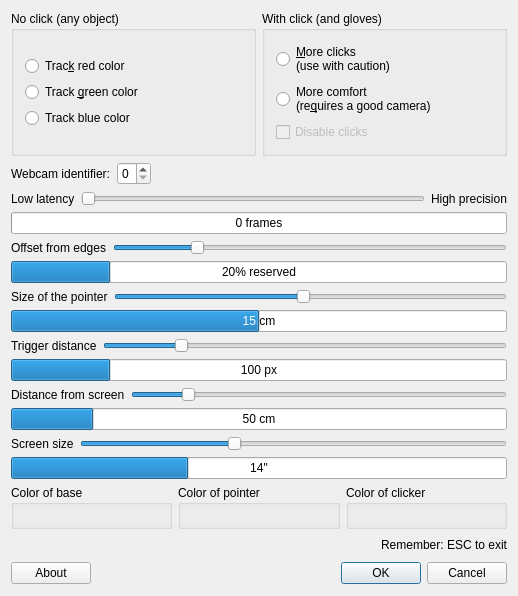
<?xml version="1.0" encoding="UTF-8"?>
<ui version="4.0">
 <class>MainWindow</class>
 <widget class="QMainWindow" name="MainWindow">
  <property name="enabled">
   <bool>true</bool>
  </property>
  <property name="geometry">
   <rect>
    <x>0</x>
    <y>0</y>
    <width>518</width>
    <height>596</height>
   </rect>
  </property>
  <property name="minimumSize">
   <size>
    <width>350</width>
    <height>150</height>
   </size>
  </property>
  <property name="contextMenuPolicy">
   <enum>Qt::PreventContextMenu</enum>
  </property>
  <property name="windowTitle">
   <string>webCAMotion - Select working method</string>
  </property>
  <property name="animated">
   <bool>true</bool>
  </property>
  <property name="tabShape">
   <enum>QTabWidget::Rounded</enum>
  </property>
  <widget class="QWidget" name="centralWidget">
   <property name="contextMenuPolicy">
    <enum>Qt::NoContextMenu</enum>
   </property>
   <layout class="QVBoxLayout" name="verticalLayout_16">
    <item>
     <layout class="QVBoxLayout" name="verticalLayout_10">
      <item>
       <layout class="QVBoxLayout" name="verticalLayout_9">
        <item>
         <layout class="QVBoxLayout" name="verticalLayout_3">
          <item>
           <layout class="QVBoxLayout" name="Top">
            <item>
             <layout class="QHBoxLayout" name="horizontalLayout_2">
              <property name="sizeConstraint">
               <enum>QLayout::SetMaximumSize</enum>
              </property>
              <item>
               <widget class="QGroupBox" name="gnc">
                <property name="title">
                 <string>No click (any object)</string>
                </property>
                <layout class="QVBoxLayout" name="verticalLayout_11">
                 <item>
                  <layout class="QVBoxLayout" name="verticalLayout_2">
                   <item>
                    <widget class="QRadioButton" name="rncred">
                     <property name="text">
                      <string>Trac&amp;k red color</string>
                     </property>
                     <attribute name="buttonGroup">
                      <string notr="true">buttonGroup</string>
                     </attribute>
                    </widget>
                   </item>
                   <item>
                    <widget class="QRadioButton" name="rncgreen">
                     <property name="text">
                      <string>Track &amp;green color</string>
                     </property>
                     <attribute name="buttonGroup">
                      <string notr="true">buttonGroup</string>
                     </attribute>
                    </widget>
                   </item>
                   <item>
                    <widget class="QRadioButton" name="rncblue">
                     <property name="text">
                      <string>Track blue color</string>
                     </property>
                     <attribute name="buttonGroup">
                      <string notr="true">buttonGroup</string>
                     </attribute>
                    </widget>
                   </item>
                  </layout>
                 </item>
                </layout>
               </widget>
              </item>
              <item>
               <widget class="QGroupBox" name="groupBox">
                <property name="title">
                 <string>With click (and gloves)</string>
                </property>
                <layout class="QVBoxLayout" name="verticalLayout_12">
                 <item>
                  <layout class="QVBoxLayout" name="verticalLayout">
                   <item>
                    <widget class="QRadioButton" name="radiomc">
                     <property name="text">
                      <string>&amp;More clicks
(use with caution)</string>
                     </property>
                     <attribute name="buttonGroup">
                      <string notr="true">buttonGroup</string>
                     </attribute>
                    </widget>
                   </item>
                   <item>
                    <widget class="QRadioButton" name="radioconf">
                     <property name="text">
                      <string>More comfort 
(re&amp;quires a good camera)</string>
                     </property>
                     <attribute name="buttonGroup">
                      <string notr="true">buttonGroup</string>
                     </attribute>
                    </widget>
                   </item>
                   <item>
                    <widget class="QCheckBox" name="checkBox">
                     <property name="enabled">
                      <bool>false</bool>
                     </property>
                     <property name="text">
                      <string>Disable clicks</string>
                     </property>
                    </widget>
                   </item>
                  </layout>
                 </item>
                </layout>
               </widget>
              </item>
             </layout>
            </item>
            <item>
             <layout class="QHBoxLayout" name="horizontalLayout_3">
              <item>
               <widget class="QLabel" name="label_2">
                <property name="text">
                 <string>Webcam identifier:</string>
                </property>
               </widget>
              </item>
              <item>
               <widget class="QSpinBox" name="spinBox">
                <property name="minimum">
                 <number>0</number>
                </property>
                <property name="maximum">
                 <number>9</number>
                </property>
               </widget>
              </item>
              <item>
               <widget class="QLabel" name="label_5">
                <property name="text">
                 <string/>
                </property>
               </widget>
              </item>
              <item>
               <spacer name="horizontalSpacer_4">
                <property name="orientation">
                 <enum>Qt::Horizontal</enum>
                </property>
                <property name="sizeHint" stdset="0">
                 <size>
                  <width>40</width>
                  <height>20</height>
                 </size>
                </property>
               </spacer>
              </item>
             </layout>
            </item>
           </layout>
          </item>
          <item>
           <layout class="QVBoxLayout" name="Latency">
            <item>
             <layout class="QHBoxLayout" name="horizontalLayout_4">
              <item>
               <widget class="QLabel" name="label_3">
                <property name="text">
                 <string>Low latency</string>
                </property>
               </widget>
              </item>
              <item>
               <widget class="QSlider" name="horizontalSlider">
                <property name="maximum">
                 <number>30</number>
                </property>
                <property name="pageStep">
                 <number>5</number>
                </property>
                <property name="value">
                 <number>0</number>
                </property>
                <property name="orientation">
                 <enum>Qt::Horizontal</enum>
                </property>
               </widget>
              </item>
              <item>
               <widget class="QLabel" name="label_4">
                <property name="text">
                 <string>High precision</string>
                </property>
               </widget>
              </item>
             </layout>
            </item>
            <item>
             <widget class="QProgressBar" name="progressBar">
              <property name="maximum">
               <number>30</number>
              </property>
              <property name="value">
               <number>0</number>
              </property>
              <property name="format">
               <string>%v frames</string>
              </property>
             </widget>
            </item>
           </layout>
          </item>
         </layout>
        </item>
        <item>
         <layout class="QVBoxLayout" name="verticalLayout_8">
          <item>
           <layout class="QVBoxLayout" name="verticalLayout_6">
            <item>
             <layout class="QVBoxLayout" name="Offset">
              <item>
               <layout class="QHBoxLayout" name="horizontalLayout_5">
                <item>
                 <widget class="QLabel" name="label_6">
                  <property name="text">
                   <string>Offset from edges</string>
                  </property>
                 </widget>
                </item>
                <item>
                 <widget class="QSlider" name="horizontalSlider_2">
                  <property name="maximum">
                   <number>49</number>
                  </property>
                  <property name="pageStep">
                   <number>5</number>
                  </property>
                  <property name="value">
                   <number>10</number>
                  </property>
                  <property name="orientation">
                   <enum>Qt::Horizontal</enum>
                  </property>
                 </widget>
                </item>
               </layout>
              </item>
              <item>
               <widget class="QProgressBar" name="progressBar_2">
                <property name="maximum">
                 <number>50</number>
                </property>
                <property name="value">
                 <number>10</number>
                </property>
                <property name="format">
                 <string>%p% reserved</string>
                </property>
               </widget>
              </item>
             </layout>
            </item>
            <item>
             <layout class="QVBoxLayout" name="verticalLayout_5">
              <item>
               <layout class="QVBoxLayout" name="Sizeofpointer">
                <item>
                 <layout class="QHBoxLayout" name="horizontalLayout_9">
                  <item>
                   <widget class="QLabel" name="lsotp">
                    <property name="text">
                     <string>Size of the pointer</string>
                    </property>
                   </widget>
                  </item>
                  <item>
                   <widget class="QSlider" name="ssotp">
                    <property name="minimum">
                     <number>1</number>
                    </property>
                    <property name="maximum">
                     <number>30</number>
                    </property>
                    <property name="pageStep">
                     <number>3</number>
                    </property>
                    <property name="value">
                     <number>15</number>
                    </property>
                    <property name="orientation">
                     <enum>Qt::Horizontal</enum>
                    </property>
                   </widget>
                  </item>
                 </layout>
                </item>
                <item>
                 <widget class="QProgressBar" name="psotp">
                  <property name="maximum">
                   <number>30</number>
                  </property>
                  <property name="value">
                   <number>15</number>
                  </property>
                  <property name="format">
                   <string>%v cm</string>
                  </property>
                 </widget>
                </item>
               </layout>
              </item>
              <item>
               <layout class="QVBoxLayout" name="TriggerDistance">
                <item>
                 <layout class="QHBoxLayout" name="horizontalLayout_8">
                  <item>
                   <widget class="QLabel" name="ltd">
                    <property name="text">
                     <string>Trigger distance</string>
                    </property>
                   </widget>
                  </item>
                  <item>
                   <widget class="QSlider" name="std">
                    <property name="minimum">
                     <number>10</number>
                    </property>
                    <property name="maximum">
                     <number>500</number>
                    </property>
                    <property name="singleStep">
                     <number>20</number>
                    </property>
                    <property name="value">
                     <number>100</number>
                    </property>
                    <property name="orientation">
                     <enum>Qt::Horizontal</enum>
                    </property>
                   </widget>
                  </item>
                 </layout>
                </item>
                <item>
                 <widget class="QProgressBar" name="ptd">
                  <property name="maximum">
                   <number>500</number>
                  </property>
                  <property name="value">
                   <number>100</number>
                  </property>
                  <property name="format">
                   <string>%v px</string>
                  </property>
                 </widget>
                </item>
               </layout>
              </item>
             </layout>
            </item>
           </layout>
          </item>
          <item>
           <layout class="QVBoxLayout" name="verticalLayout_4">
            <item>
             <layout class="QVBoxLayout" name="DistanceFromScreen">
              <item>
               <layout class="QHBoxLayout" name="horizontalLayout_7">
                <item>
                 <widget class="QLabel" name="ldfc">
                  <property name="text">
                   <string>Distance from screen</string>
                  </property>
                 </widget>
                </item>
                <item>
                 <widget class="QSlider" name="sdfc">
                  <property name="minimum">
                   <number>10</number>
                  </property>
                  <property name="maximum">
                   <number>300</number>
                  </property>
                  <property name="value">
                   <number>50</number>
                  </property>
                  <property name="orientation">
                   <enum>Qt::Horizontal</enum>
                  </property>
                 </widget>
                </item>
               </layout>
              </item>
              <item>
               <widget class="QProgressBar" name="pdfc">
                <property name="maximum">
                 <number>300</number>
                </property>
                <property name="value">
                 <number>50</number>
                </property>
                <property name="format">
                 <string>%v cm</string>
                </property>
               </widget>
              </item>
             </layout>
            </item>
            <item>
             <layout class="QVBoxLayout" name="ScreenSize">
              <item>
               <layout class="QHBoxLayout" name="horizontalLayout_10">
                <item>
                 <widget class="QLabel" name="lscrsz">
                  <property name="text">
                   <string>Screen size</string>
                  </property>
                 </widget>
                </item>
                <item>
                 <widget class="QSlider" name="sscrsz">
                  <property name="minimum">
                   <number>4</number>
                  </property>
                  <property name="maximum">
                   <number>32</number>
                  </property>
                  <property name="value">
                   <number>14</number>
                  </property>
                  <property name="orientation">
                   <enum>Qt::Horizontal</enum>
                  </property>
                 </widget>
                </item>
               </layout>
              </item>
              <item>
               <widget class="QProgressBar" name="pscrsz">
                <property name="minimum">
                 <number>4</number>
                </property>
                <property name="maximum">
                 <number>32</number>
                </property>
                <property name="value">
                 <number>14</number>
                </property>
                <property name="format">
                 <string>%v&quot;</string>
                </property>
               </widget>
              </item>
             </layout>
            </item>
            <item>
             <layout class="QHBoxLayout" name="gCConf">
              <item>
               <widget class="QGroupBox" name="gB">
                <property name="title">
                 <string>Color of base</string>
                </property>
                <layout class="QVBoxLayout" name="verticalLayout_13">
                 <item>
                  <widget class="QRadioButton" name="rBR">
                   <property name="text">
                    <string>Red</string>
                   </property>
                  </widget>
                 </item>
                 <item>
                  <widget class="QRadioButton" name="rBG">
                   <property name="text">
                    <string>Green</string>
                   </property>
                  </widget>
                 </item>
                 <item>
                  <widget class="QRadioButton" name="rBB">
                   <property name="text">
                    <string>B&amp;lue</string>
                   </property>
                  </widget>
                 </item>
                 <item>
                  <widget class="QRadioButton" name="rBfiller">
                   <property name="text">
                    <string>rBfiller</string>
                   </property>
                  </widget>
                 </item>
                </layout>
               </widget>
              </item>
              <item>
               <widget class="QGroupBox" name="gP">
                <property name="title">
                 <string>Color of pointer</string>
                </property>
                <layout class="QVBoxLayout" name="verticalLayout_15">
                 <item>
                  <widget class="QRadioButton" name="rPR">
                   <property name="text">
                    <string>Red</string>
                   </property>
                  </widget>
                 </item>
                 <item>
                  <widget class="QRadioButton" name="rPG">
                   <property name="text">
                    <string>Green</string>
                   </property>
                  </widget>
                 </item>
                 <item>
                  <widget class="QRadioButton" name="rPB">
                   <property name="text">
                    <string>Blue</string>
                   </property>
                  </widget>
                 </item>
                 <item>
                  <widget class="QRadioButton" name="rPfiller">
                   <property name="text">
                    <string>rPfiller</string>
                   </property>
                  </widget>
                 </item>
                </layout>
               </widget>
              </item>
              <item>
               <widget class="QGroupBox" name="gC">
                <property name="title">
                 <string>Color of clicker</string>
                </property>
                <layout class="QVBoxLayout" name="verticalLayout_14">
                 <item>
                  <widget class="QRadioButton" name="rCR">
                   <property name="text">
                    <string>Red</string>
                   </property>
                  </widget>
                 </item>
                 <item>
                  <widget class="QRadioButton" name="rCG">
                   <property name="text">
                    <string>Green</string>
                   </property>
                  </widget>
                 </item>
                 <item>
                  <widget class="QRadioButton" name="rCB">
                   <property name="text">
                    <string>Blue</string>
                   </property>
                  </widget>
                 </item>
                 <item>
                  <widget class="QRadioButton" name="rCfiller">
                   <property name="text">
                    <string>rCfiller</string>
                   </property>
                  </widget>
                 </item>
                </layout>
               </widget>
              </item>
             </layout>
            </item>
           </layout>
          </item>
         </layout>
        </item>
       </layout>
      </item>
      <item>
       <spacer name="verticalSpacer_2">
        <property name="orientation">
         <enum>Qt::Vertical</enum>
        </property>
        <property name="sizeHint" stdset="0">
         <size>
          <width>13</width>
          <height>13</height>
         </size>
        </property>
       </spacer>
      </item>
      <item>
       <layout class="QVBoxLayout" name="Bottom">
        <item>
         <layout class="QVBoxLayout" name="verticalLayout_7">
          <item>
           <spacer name="verticalSpacer">
            <property name="orientation">
             <enum>Qt::Vertical</enum>
            </property>
            <property name="sizeHint" stdset="0">
             <size>
              <width>0</width>
              <height>0</height>
             </size>
            </property>
           </spacer>
          </item>
          <item>
           <layout class="QHBoxLayout" name="horizontalLayout_6">
            <item>
             <spacer name="horizontalSpacer_2">
              <property name="orientation">
               <enum>Qt::Horizontal</enum>
              </property>
              <property name="sizeHint" stdset="0">
               <size>
                <width>40</width>
                <height>20</height>
               </size>
              </property>
             </spacer>
            </item>
            <item>
             <widget class="QLabel" name="label_7">
              <property name="text">
               <string>Remember: ESC to exit</string>
              </property>
              <property name="alignment">
               <set>Qt::AlignRight|Qt::AlignTrailing|Qt::AlignVCenter</set>
              </property>
             </widget>
            </item>
           </layout>
          </item>
         </layout>
        </item>
        <item>
         <layout class="QHBoxLayout" name="horizontalLayout">
          <property name="sizeConstraint">
           <enum>QLayout::SetMinimumSize</enum>
          </property>
          <item>
           <widget class="QPushButton" name="babout">
            <property name="text">
             <string>About</string>
            </property>
           </widget>
          </item>
          <item>
           <spacer name="horizontalSpacer">
            <property name="orientation">
             <enum>Qt::Horizontal</enum>
            </property>
            <property name="sizeHint" stdset="0">
             <size>
              <width>25</width>
              <height>24</height>
             </size>
            </property>
           </spacer>
          </item>
          <item>
           <widget class="QDialogButtonBox" name="controlbtn">
            <property name="standardButtons">
             <set>QDialogButtonBox::Cancel|QDialogButtonBox::Ok</set>
            </property>
            <property name="centerButtons">
             <bool>false</bool>
            </property>
           </widget>
          </item>
         </layout>
        </item>
       </layout>
      </item>
     </layout>
    </item>
   </layout>
  </widget>
  <action name="actionAboutOpen">
   <property name="text">
    <string>AboutOpen</string>
   </property>
   <property name="shortcut">
    <string>F1</string>
   </property>
  </action>
  <action name="actionEsctoexit">
   <property name="checkable">
    <bool>true</bool>
   </property>
   <property name="text">
    <string>esctoexit</string>
   </property>
   <property name="shortcut">
    <string>Esc</string>
   </property>
  </action>
 </widget>
 <layoutdefault spacing="6" margin="11"/>
 <resources/>
 <connections>
  <connection>
   <sender>rncred</sender>
   <signal>clicked()</signal>
   <receiver>MainWindow</receiver>
   <slot>sel1()</slot>
   <hints>
    <hint type="sourcelabel">
     <x>56</x>
     <y>50</y>
    </hint>
    <hint type="destinationlabel">
     <x>8</x>
     <y>48</y>
    </hint>
   </hints>
  </connection>
  <connection>
   <sender>rncgreen</sender>
   <signal>clicked()</signal>
   <receiver>MainWindow</receiver>
   <slot>sel2()</slot>
   <hints>
    <hint type="sourcelabel">
     <x>77</x>
     <y>92</y>
    </hint>
    <hint type="destinationlabel">
     <x>4</x>
     <y>74</y>
    </hint>
   </hints>
  </connection>
  <connection>
   <sender>rncblue</sender>
   <signal>clicked()</signal>
   <receiver>MainWindow</receiver>
   <slot>sel3()</slot>
   <hints>
    <hint type="sourcelabel">
     <x>87</x>
     <y>111</y>
    </hint>
    <hint type="destinationlabel">
     <x>4</x>
     <y>104</y>
    </hint>
   </hints>
  </connection>
  <connection>
   <sender>radiomc</sender>
   <signal>clicked()</signal>
   <receiver>MainWindow</receiver>
   <slot>sel4()</slot>
   <hints>
    <hint type="sourcelabel">
     <x>298</x>
     <y>48</y>
    </hint>
    <hint type="destinationlabel">
     <x>344</x>
     <y>43</y>
    </hint>
   </hints>
  </connection>
  <connection>
   <sender>radioconf</sender>
   <signal>clicked()</signal>
   <receiver>MainWindow</receiver>
   <slot>sel5()</slot>
   <hints>
    <hint type="sourcelabel">
     <x>284</x>
     <y>90</y>
    </hint>
    <hint type="destinationlabel">
     <x>339</x>
     <y>72</y>
    </hint>
   </hints>
  </connection>
  <connection>
   <sender>MainWindow</sender>
   <signal>destroyed()</signal>
   <receiver>MainWindow</receiver>
   <slot>close()</slot>
   <hints>
    <hint type="sourcelabel">
     <x>39</x>
     <y>168</y>
    </hint>
    <hint type="destinationlabel">
     <x>60</x>
     <y>167</y>
    </hint>
   </hints>
  </connection>
  <connection>
   <sender>horizontalSlider</sender>
   <signal>valueChanged(int)</signal>
   <receiver>progressBar</receiver>
   <slot>setValue(int)</slot>
   <hints>
    <hint type="sourcelabel">
     <x>153</x>
     <y>184</y>
    </hint>
    <hint type="destinationlabel">
     <x>158</x>
     <y>212</y>
    </hint>
   </hints>
  </connection>
  <connection>
   <sender>horizontalSlider_2</sender>
   <signal>valueChanged(int)</signal>
   <receiver>progressBar_2</receiver>
   <slot>setValue(int)</slot>
   <hints>
    <hint type="sourcelabel">
     <x>219</x>
     <y>235</y>
    </hint>
    <hint type="destinationlabel">
     <x>246</x>
     <y>259</y>
    </hint>
   </hints>
  </connection>
  <connection>
   <sender>horizontalSlider</sender>
   <signal>valueChanged(int)</signal>
   <receiver>MainWindow</receiver>
   <slot>latch(int)</slot>
   <hints>
    <hint type="sourcelabel">
     <x>257</x>
     <y>183</y>
    </hint>
    <hint type="destinationlabel">
     <x>474</x>
     <y>175</y>
    </hint>
   </hints>
  </connection>
  <connection>
   <sender>spinBox</sender>
   <signal>valueChanged(int)</signal>
   <receiver>MainWindow</receiver>
   <slot>wcnum(int)</slot>
   <hints>
    <hint type="sourcelabel">
     <x>148</x>
     <y>154</y>
    </hint>
    <hint type="destinationlabel">
     <x>195</x>
     <y>155</y>
    </hint>
   </hints>
  </connection>
  <connection>
   <sender>horizontalSlider_2</sender>
   <signal>valueChanged(int)</signal>
   <receiver>MainWindow</receiver>
   <slot>edoff(int)</slot>
   <hints>
    <hint type="sourcelabel">
     <x>352</x>
     <y>239</y>
    </hint>
    <hint type="destinationlabel">
     <x>468</x>
     <y>240</y>
    </hint>
   </hints>
  </connection>
  <connection>
   <sender>radioconf</sender>
   <signal>toggled(bool)</signal>
   <receiver>checkBox</receiver>
   <slot>setEnabled(bool)</slot>
   <hints>
    <hint type="sourcelabel">
     <x>382</x>
     <y>78</y>
    </hint>
    <hint type="destinationlabel">
     <x>375</x>
     <y>113</y>
    </hint>
   </hints>
  </connection>
  <connection>
   <sender>radioconf</sender>
   <signal>toggled(bool)</signal>
   <receiver>progressBar_2</receiver>
   <slot>setHidden(bool)</slot>
   <hints>
    <hint type="sourcelabel">
     <x>318</x>
     <y>83</y>
    </hint>
    <hint type="destinationlabel">
     <x>340</x>
     <y>256</y>
    </hint>
   </hints>
  </connection>
  <connection>
   <sender>radioconf</sender>
   <signal>toggled(bool)</signal>
   <receiver>horizontalSlider_2</receiver>
   <slot>setHidden(bool)</slot>
   <hints>
    <hint type="sourcelabel">
     <x>303</x>
     <y>86</y>
    </hint>
    <hint type="destinationlabel">
     <x>311</x>
     <y>237</y>
    </hint>
   </hints>
  </connection>
  <connection>
   <sender>radioconf</sender>
   <signal>toggled(bool)</signal>
   <receiver>label_6</receiver>
   <slot>setHidden(bool)</slot>
   <hints>
    <hint type="sourcelabel">
     <x>289</x>
     <y>88</y>
    </hint>
    <hint type="destinationlabel">
     <x>112</x>
     <y>238</y>
    </hint>
   </hints>
  </connection>
  <connection>
   <sender>rBR</sender>
   <signal>clicked()</signal>
   <receiver>MainWindow</receiver>
   <slot>BR()</slot>
   <hints>
    <hint type="sourcelabel">
     <x>65</x>
     <y>493</y>
    </hint>
    <hint type="destinationlabel">
     <x>8</x>
     <y>466</y>
    </hint>
   </hints>
  </connection>
  <connection>
   <sender>rBG</sender>
   <signal>clicked()</signal>
   <receiver>MainWindow</receiver>
   <slot>BG()</slot>
   <hints>
    <hint type="sourcelabel">
     <x>71</x>
     <y>495</y>
    </hint>
    <hint type="destinationlabel">
     <x>22</x>
     <y>481</y>
    </hint>
   </hints>
  </connection>
  <connection>
   <sender>rBB</sender>
   <signal>clicked()</signal>
   <receiver>MainWindow</receiver>
   <slot>BB()</slot>
   <hints>
    <hint type="sourcelabel">
     <x>64</x>
     <y>496</y>
    </hint>
    <hint type="destinationlabel">
     <x>8</x>
     <y>506</y>
    </hint>
   </hints>
  </connection>
  <connection>
   <sender>rPR</sender>
   <signal>clicked()</signal>
   <receiver>MainWindow</receiver>
   <slot>PR()</slot>
   <hints>
    <hint type="sourcelabel">
     <x>326</x>
     <y>493</y>
    </hint>
    <hint type="destinationlabel">
     <x>142</x>
     <y>455</y>
    </hint>
   </hints>
  </connection>
  <connection>
   <sender>rPG</sender>
   <signal>clicked()</signal>
   <receiver>MainWindow</receiver>
   <slot>PG()</slot>
   <hints>
    <hint type="sourcelabel">
     <x>326</x>
     <y>495</y>
    </hint>
    <hint type="destinationlabel">
     <x>159</x>
     <y>477</y>
    </hint>
   </hints>
  </connection>
  <connection>
   <sender>rPB</sender>
   <signal>clicked()</signal>
   <receiver>MainWindow</receiver>
   <slot>PB()</slot>
   <hints>
    <hint type="sourcelabel">
     <x>326</x>
     <y>496</y>
    </hint>
    <hint type="destinationlabel">
     <x>165</x>
     <y>505</y>
    </hint>
   </hints>
  </connection>
  <connection>
   <sender>rCR</sender>
   <signal>clicked()</signal>
   <receiver>MainWindow</receiver>
   <slot>CR()</slot>
   <hints>
    <hint type="sourcelabel">
     <x>491</x>
     <y>493</y>
    </hint>
    <hint type="destinationlabel">
     <x>300</x>
     <y>456</y>
    </hint>
   </hints>
  </connection>
  <connection>
   <sender>rCG</sender>
   <signal>clicked()</signal>
   <receiver>MainWindow</receiver>
   <slot>CG()</slot>
   <hints>
    <hint type="sourcelabel">
     <x>491</x>
     <y>495</y>
    </hint>
    <hint type="destinationlabel">
     <x>305</x>
     <y>483</y>
    </hint>
   </hints>
  </connection>
  <connection>
   <sender>rCB</sender>
   <signal>clicked()</signal>
   <receiver>MainWindow</receiver>
   <slot>CB()</slot>
   <hints>
    <hint type="sourcelabel">
     <x>491</x>
     <y>496</y>
    </hint>
    <hint type="destinationlabel">
     <x>301</x>
     <y>510</y>
    </hint>
   </hints>
  </connection>
  <connection>
   <sender>checkBox</sender>
   <signal>toggled(bool)</signal>
   <receiver>gC</receiver>
   <slot>setDisabled(bool)</slot>
   <hints>
    <hint type="sourcelabel">
     <x>396</x>
     <y>108</y>
    </hint>
    <hint type="destinationlabel">
     <x>367</x>
     <y>503</y>
    </hint>
   </hints>
  </connection>
  <connection>
   <sender>std</sender>
   <signal>valueChanged(int)</signal>
   <receiver>ptd</receiver>
   <slot>setValue(int)</slot>
   <hints>
    <hint type="sourcelabel">
     <x>427</x>
     <y>341</y>
    </hint>
    <hint type="destinationlabel">
     <x>437</x>
     <y>351</y>
    </hint>
   </hints>
  </connection>
  <connection>
   <sender>sdfc</sender>
   <signal>valueChanged(int)</signal>
   <receiver>pdfc</receiver>
   <slot>setValue(int)</slot>
   <hints>
    <hint type="sourcelabel">
     <x>502</x>
     <y>382</y>
    </hint>
    <hint type="destinationlabel">
     <x>392</x>
     <y>412</y>
    </hint>
   </hints>
  </connection>
  <connection>
   <sender>ssotp</sender>
   <signal>valueChanged(int)</signal>
   <receiver>psotp</receiver>
   <slot>setValue(int)</slot>
   <hints>
    <hint type="sourcelabel">
     <x>446</x>
     <y>291</y>
    </hint>
    <hint type="destinationlabel">
     <x>337</x>
     <y>314</y>
    </hint>
   </hints>
  </connection>
  <connection>
   <sender>checkBox</sender>
   <signal>toggled(bool)</signal>
   <receiver>MainWindow</receiver>
   <slot>ChkBoxChanged(bool)</slot>
   <hints>
    <hint type="sourcelabel">
     <x>465</x>
     <y>109</y>
    </hint>
    <hint type="destinationlabel">
     <x>508</x>
     <y>109</y>
    </hint>
   </hints>
  </connection>
  <connection>
   <sender>checkBox</sender>
   <signal>toggled(bool)</signal>
   <receiver>std</receiver>
   <slot>setDisabled(bool)</slot>
   <hints>
    <hint type="sourcelabel">
     <x>322</x>
     <y>109</y>
    </hint>
    <hint type="destinationlabel">
     <x>280</x>
     <y>331</y>
    </hint>
   </hints>
  </connection>
  <connection>
   <sender>checkBox</sender>
   <signal>toggled(bool)</signal>
   <receiver>ltd</receiver>
   <slot>setDisabled(bool)</slot>
   <hints>
    <hint type="sourcelabel">
     <x>348</x>
     <y>112</y>
    </hint>
    <hint type="destinationlabel">
     <x>96</x>
     <y>341</y>
    </hint>
   </hints>
  </connection>
  <connection>
   <sender>checkBox</sender>
   <signal>toggled(bool)</signal>
   <receiver>ptd</receiver>
   <slot>setDisabled(bool)</slot>
   <hints>
    <hint type="sourcelabel">
     <x>330</x>
     <y>109</y>
    </hint>
    <hint type="destinationlabel">
     <x>208</x>
     <y>350</y>
    </hint>
   </hints>
  </connection>
  <connection>
   <sender>sscrsz</sender>
   <signal>valueChanged(int)</signal>
   <receiver>pscrsz</receiver>
   <slot>setValue(int)</slot>
   <hints>
    <hint type="sourcelabel">
     <x>179</x>
     <y>432</y>
    </hint>
    <hint type="destinationlabel">
     <x>200</x>
     <y>459</y>
    </hint>
   </hints>
  </connection>
  <connection>
   <sender>babout</sender>
   <signal>clicked()</signal>
   <receiver>MainWindow</receiver>
   <slot>buttonOpenAbout()</slot>
   <hints>
    <hint type="sourcelabel">
     <x>54</x>
     <y>564</y>
    </hint>
    <hint type="destinationlabel">
     <x>54</x>
     <y>595</y>
    </hint>
   </hints>
  </connection>
  <connection>
   <sender>controlbtn</sender>
   <signal>accepted()</signal>
   <receiver>MainWindow</receiver>
   <slot>clickedOK()</slot>
   <hints>
    <hint type="sourcelabel">
     <x>360</x>
     <y>569</y>
    </hint>
    <hint type="destinationlabel">
     <x>333</x>
     <y>595</y>
    </hint>
   </hints>
  </connection>
  <connection>
   <sender>controlbtn</sender>
   <signal>rejected()</signal>
   <receiver>MainWindow</receiver>
   <slot>close()</slot>
   <hints>
    <hint type="sourcelabel">
     <x>455</x>
     <y>564</y>
    </hint>
    <hint type="destinationlabel">
     <x>283</x>
     <y>595</y>
    </hint>
   </hints>
  </connection>
  <connection>
   <sender>ssotp</sender>
   <signal>valueChanged(int)</signal>
   <receiver>MainWindow</receiver>
   <slot>setSizeOfThePointer(int)</slot>
   <hints>
    <hint type="sourcelabel">
     <x>498</x>
     <y>292</y>
    </hint>
    <hint type="destinationlabel">
     <x>510</x>
     <y>292</y>
    </hint>
   </hints>
  </connection>
  <connection>
   <sender>std</sender>
   <signal>valueChanged(int)</signal>
   <receiver>MainWindow</receiver>
   <slot>setTriggerDistance(int)</slot>
   <hints>
    <hint type="sourcelabel">
     <x>498</x>
     <y>339</y>
    </hint>
    <hint type="destinationlabel">
     <x>513</x>
     <y>339</y>
    </hint>
   </hints>
  </connection>
  <connection>
   <sender>sdfc</sender>
   <signal>valueChanged(int)</signal>
   <receiver>MainWindow</receiver>
   <slot>setDistanceFromScreen(int)</slot>
   <hints>
    <hint type="sourcelabel">
     <x>497</x>
     <y>385</y>
    </hint>
    <hint type="destinationlabel">
     <x>515</x>
     <y>385</y>
    </hint>
   </hints>
  </connection>
  <connection>
   <sender>sscrsz</sender>
   <signal>valueChanged(int)</signal>
   <receiver>MainWindow</receiver>
   <slot>setScreenSize(int)</slot>
   <hints>
    <hint type="sourcelabel">
     <x>485</x>
     <y>425</y>
    </hint>
    <hint type="destinationlabel">
     <x>509</x>
     <y>426</y>
    </hint>
   </hints>
  </connection>
 </connections>
 <slots>
  <slot>buttonOpenAbout()</slot>
  <slot>clickedOK()</slot>
  <slot>sel1()</slot>
  <slot>sel2()</slot>
  <slot>sel3()</slot>
  <slot>sel4()</slot>
  <slot>sel5()</slot>
  <slot>latch(int)</slot>
  <slot>wcnum(int)</slot>
  <slot>edoff(int)</slot>
  <slot>CR()</slot>
  <slot>CG()</slot>
  <slot>CB()</slot>
  <slot>PR()</slot>
  <slot>PG()</slot>
  <slot>PB()</slot>
  <slot>BR()</slot>
  <slot>BG()</slot>
  <slot>BB()</slot>
  <slot>ChkBoxChanged(bool)</slot>
  <slot>setSizeOfThePointer(int)</slot>
  <slot>setTriggerDistance(int)</slot>
  <slot>setDistanceFromScreen(int)</slot>
  <slot>setScreenSize(int)</slot>
 </slots>
 <buttongroups>
  <buttongroup name="buttonGroup"/>
 </buttongroups>
</ui>
